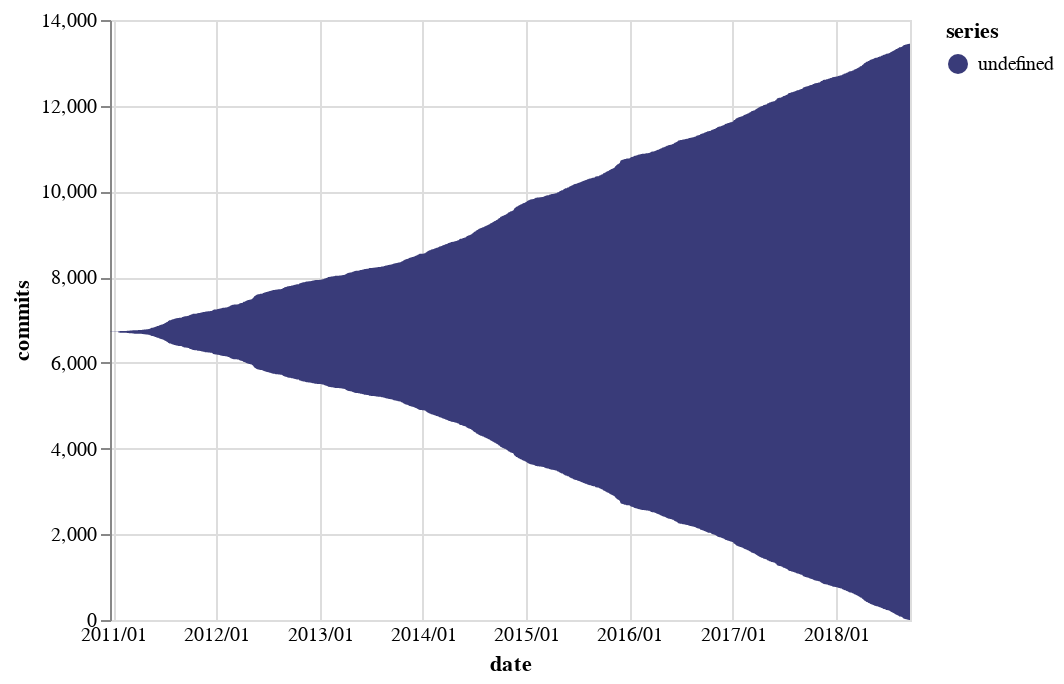

Notebook source saved alongside this figure:
### Code cell
from altair import *
import pandas as pd
import altair as alt
#from vega_datasets import data

#iowa = data.iowa_electricity()
df = pd.read_csv('contribution_history_edited2.csv')
alt.data_transformers.enable('default', max_rows=None)
alt.Chart(df).mark_area().encode(
    alt.X('date:T',
        axis=alt.Axis(format='%Y', domain=False, tickSize=0)
    ),
    alt.Y('commits:Q', stack='center'),
    alt.Color('series:N',
        scale=alt.Scale(scheme='category20b')
    )
).interactive()

### Figure 1 — Vega-Lite specification as saved in the notebook (floating-point values rounded to 4 significant figures; data arrays with more than 128 entries replaced by an {"elided": "..."} marker saying what was removed)
{"$schema": "https://vega.github.io/schema/vega-lite/v2.6.0.json", "config": {"view": {"height": 300, "width": 400}}, "data": {"name": "data-a0b039ad0105f4c94b6f8ff4bde3089a"}, "datasets": {"data-a0b039ad0105f4c94b6f8ff4bde3089a": {"elided": "2833 records"}}, "encoding": {"color": {"field": "series", "scale": {"scheme": "category20b"}, "type": "nominal"}, "x": {"axis": {"domain": false, "format": "%Y/%m", "tickSize": 0}, "field": "date", "type": "temporal"}, "y": {"field": "commits", "stack": "center", "type": "quantitative"}}, "mark": "area", "selection": {"selector005": {"bind": "scales", "encodings": ["x", "y"], "mark": {"fill": "#333", "fillOpacity": 0.125, "stroke": "white"}, "on": "[mousedown, window:mouseup] > window:mousemove!", "resolve": "global", "translate": "[mousedown, window:mouseup] > window:mousemove!", "type": "interval", "zoom": "wheel!"}}}
